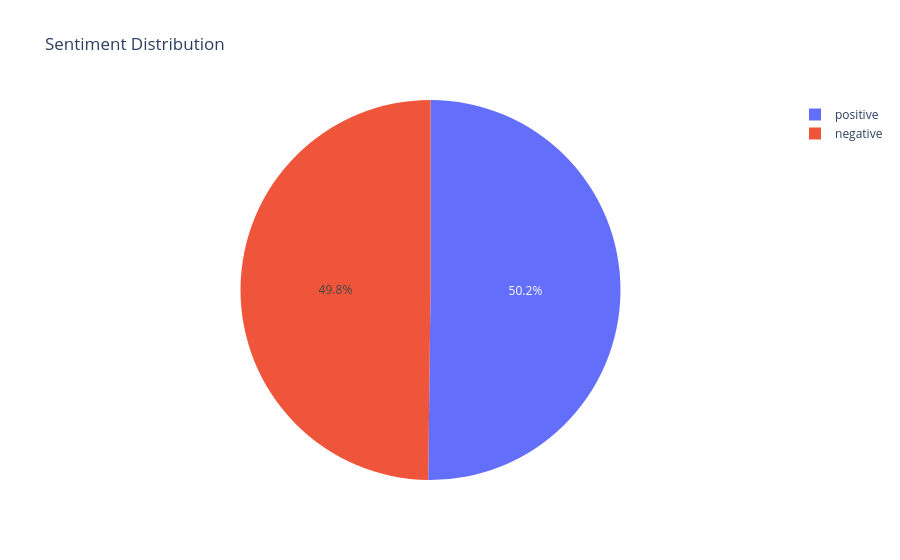

Write notebook code for a chart like this one.
### Code cell
fig = px.pie(
    df,
    names='sentiment',
    title="Sentiment Distribution"
)

fig.show()

### Figure 1 — Plotly figure (JSON) as saved in the notebook; plotly's stock layout.template omitted (floating-point values rounded to 4 significant figures; data arrays with more than 128 entries replaced by an {"elided": "..."} marker saying what was removed)
{"data": [{"domain": {"x": [0, 1], "y": [0, 1]}, "hovertemplate": "sentiment=%{label}<extra></extra>", "labels": {"elided": "49582 str values"}, "legendgroup": "", "name": "", "showlegend": true, "type": "pie"}], "layout": {"legend": {"tracegroupgap": 0}, "title": {"text": "Sentiment Distribution"}}}
